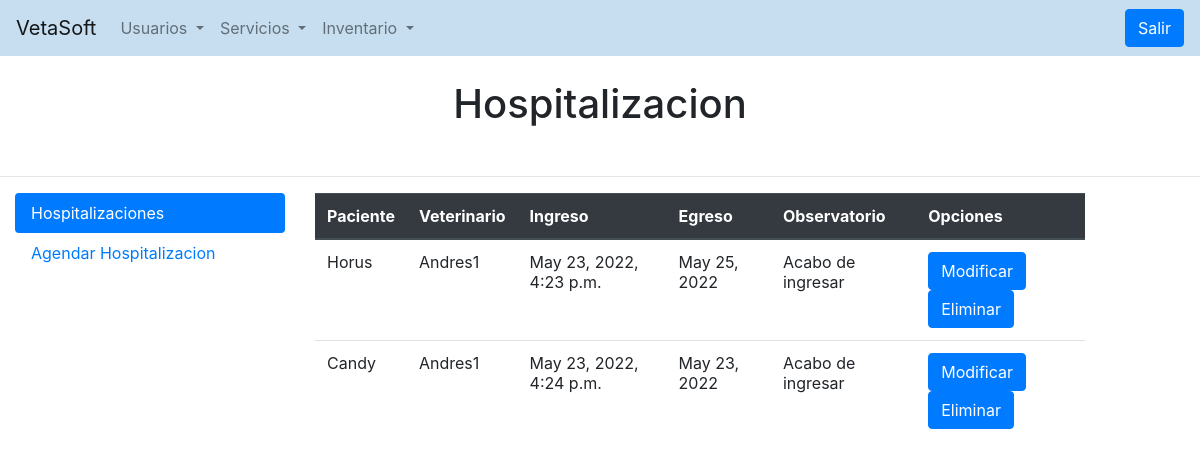
/servicios/hospitalizacion/ (signed in), run on the app's committed database.
### servicios/models.py (models this page shows, shortened)
class hospitalizacion(models.Model):
    paciente = models.ForeignKey(pacientes, on_delete=models.CASCADE)
    veterinario = models.ForeignKey(veterinario, on_delete=models.CASCADE)
    ingreso = models.DateTimeField(default=datetime.datetime.now)
    egreso = models.DateField(blank=True, null=True)
    observatorio = models.CharField(max_length=250)
    class Meta:
        verbose_name = "Hospitalizacion"

### usuarios/models.py (models this page shows)
class pacientes(models.Model):
    nombre = models.CharField(max_length=45, blank=False)
    tipo_mascota = models.ForeignKey(tipo_mascota, on_delete=models.CASCADE)
    sexo_mascota = models.ForeignKey(mascota_sexo, on_delete=models.CASCADE)
    raza = models.CharField(max_length=45, blank=False)
    fecha_nacimiente = models.DateField(blank=False)
    mascota_color = models.CharField(max_length=20, blank=False)
    mascota_longitud = models.CharField(max_length=20, blank=False)
    class Meta:
        verbose_name = "Paciente"
        verbose_name_plural = "Pacientes"
    def __str__(self):
        return self.nombre

class veterinario(models.Model):
    nombre_veterinario = models.CharField(max_length=45, blank=False)
    especializacion = models.CharField(max_length=45, blank=False)
    documento = models.ForeignKey(tipo_documento, on_delete=models.CASCADE)
    numero_documento= models.CharField(max_length=10, blank=False, unique=True, validators=[RegexValidator(r'^\d{1,10}$')])
    class Meta:
        verbose_name ="Veterinario"
    def __str__(self):
        return self.nombre_veterinario

### servicios/views.py (the view, shortened to what this page needs)
# urls.py: path('servicios/hospitalizacion/', views.hospitalizacionv, name="hospitalizacion"),
@login_required
def hospitalizacionv(request):
    data = {
        'hospitalizacion':hospitalizacion.objects.all(),
        'formu':FormularioHospi(),
        'mensaje':'OK'}
    return render(request, 'servicios/hospitalizacion.html', data)

### servicios/templates/servicios/hospitalizacion.html (shortened to what this page needs)
{% extends  'registration/base.html' %}
{% load crispy_forms_tags %}
{% block content %}
<br>
<center><h1>Hospitalizacion</h1></center>
<br>
<hr>
<div class="row" style="margin: auto;">
    <div class="col-3">
      <div class="nav flex-column nav-pills" id="v-pills-tab" role="tablist" aria-orientation="vertical">
        <a class="nav-link active" id="v-pills-profile-tab" data-toggle="pill" href="#v-pills-profile" role="tab" aria-controls="v-pills-profile" aria-selected="false">Hospitalizaciones</a>
        <a class="nav-link " id="v-pills-home-tab" data-toggle="pill" href="#v-pills-home" role="tab" aria-controls="v-pills-home" aria-selected="true">Agendar Hospitalizacion</a>
      </div>
    </div>
    <div class="col-8">
      <div class="tab-content" id="v-pills-tabContent">
        <div class="tab-pane fade show active" id="v-pills-profile" role="tabpanel" aria-labelledby="v-pills-profile-tab">
            <table class="table" >
                <thead class="thead-dark">
                  <tr>
                    <th scope="col">Paciente</th>
                    <th scope="col">Veterinario</th>
                    <th scope="col">Ingreso</th>
                    <th scope="col">Egreso</th>
                    <th scope="col">Observatorio</th>
                    <th scope="col">Opciones</th>
                  </tr>
                </thead>
                <tbody>
                  {% for c in hospitalizacion %}
                  <tr>
                    <td>{{ c.paciente }}</td>
                    <td>{{ c.veterinario }}</td>
                    <td>{{ c.ingreso }}</td>
                    <td>{{ c.egreso }}</td>
                    <td>{{ c.observatorio }}</td>
                    <td>
                      <a class="btn btn-primary" href="{% url 'modificar_hospitalizacion' c.id %}" role="button">Modificar</a>
                      <a class="btn btn-primary" href="{% url 'eliminar_hospitalizacion' c.id %}" role="button">Eliminar</a>
                    </td>
                  {% endfor %}
                </tbody>
              </table>
        </div>
      </div>
    </div>
  </div>
{% endblock %}

### data on the page
hospitalizacion: paciente "Horus", veterinario "Andres1", ingreso "May 23, 2022, 4:23 p.m.", egreso "May 25, 2022", observatorio "Acabo de ingresar"
hospitalizacion: paciente "Candy", veterinario "Andres1", ingreso "May 23, 2022, 4:24 p.m.", egreso "May 23, 2022", observatorio "Acabo de ingresar"
